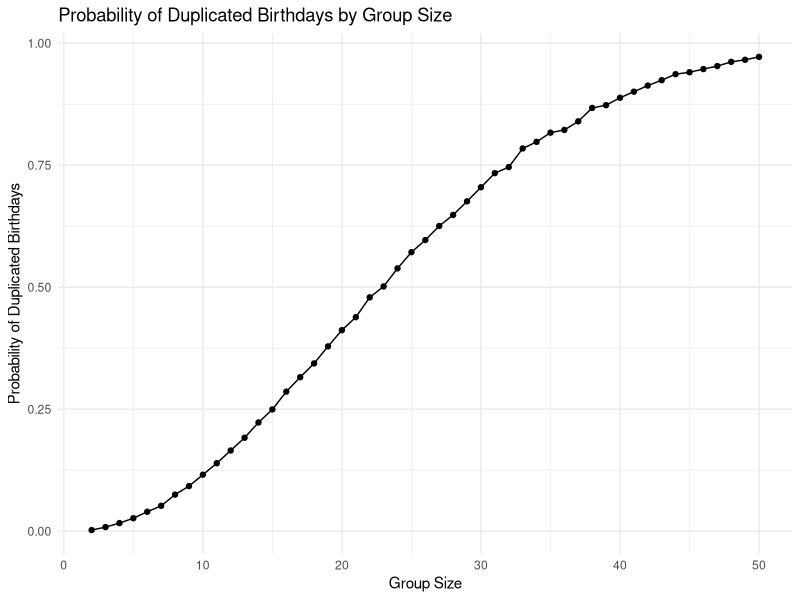

The R script that drew this image:
## ---- chunk 1
library(tidyverse)
set.seed(1)

knitr::opts_chunk$set(
  fig.width = 6,
  fig.asp = .6,
  out.width = "90%"
)

theme_set(theme_minimal() + theme(legend.position = "bottom"))

options(
  ggplot2.continuous.colour = "viridis",
  ggplot2.continuous.fill = "viridis"
)

scale_colour_discrete = scale_colour_viridis_d
scale_fill_discrete = scale_fill_viridis_d
## ---- chunk 2
duplicated_birthday = function(n){
  birthdays = sample(1:365, n, replace = TRUE)
  
  return(any(duplicated(birthdays)))
}
## ---- chunk 3
sim_birthday_results = 
  expand_grid(
    group_size = c(2:50),
    iter = 1:10000
  ) |> 
  mutate(
    results = map_lgl(group_size, duplicated_birthday)
  ) |> 
  group_by(group_size) |>
  summarize(
    prob = mean(results)
  )

sim_birthday_results
## ---- chunk 4
birth_duplicated_plot =
  ggplot(sim_birthday_results, aes(x = group_size, y = prob)) +
  geom_point() +
  geom_line() +
  labs(
    x = "Group Size",
    y = "Probability of Duplicated Birthdays",
    title = "Probability of Duplicated Birthdays by Group Size"
  )

birth_duplicated_plot
